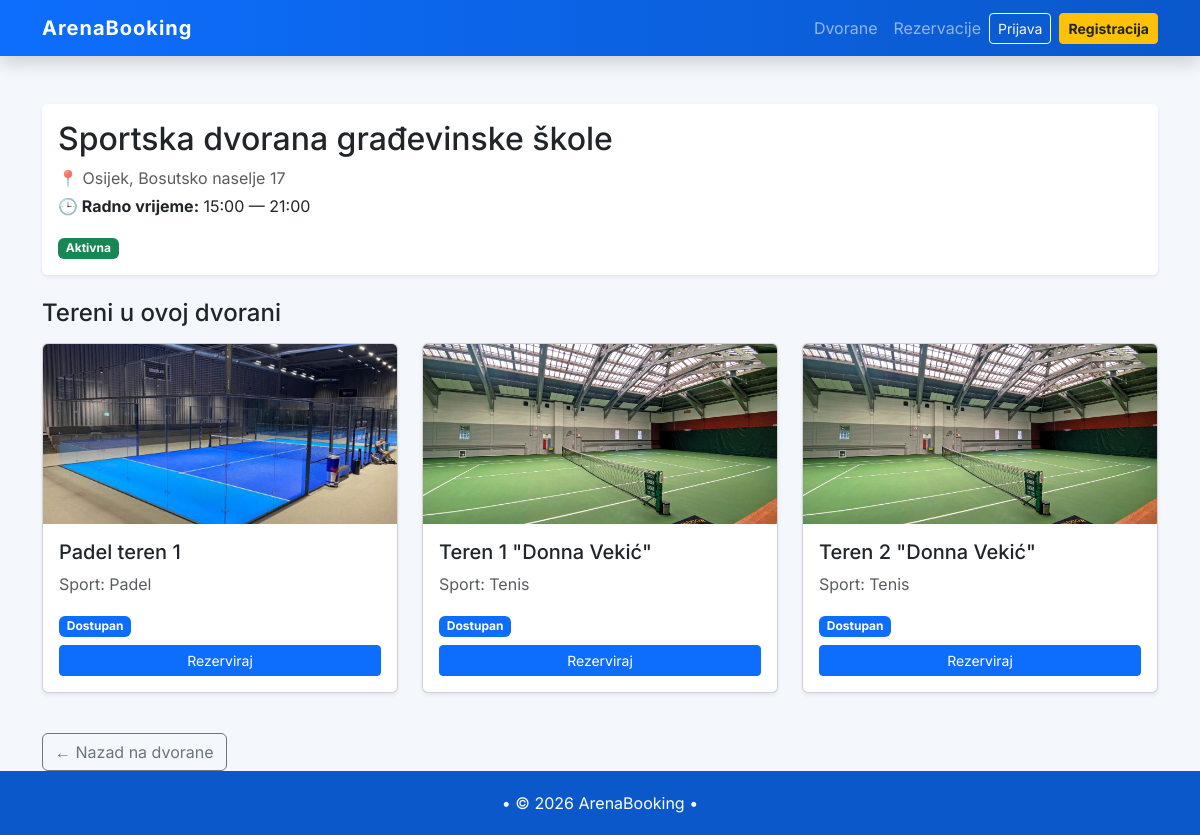
Page /facilities/2/ on the committed database.
### facilities/models.py (models this page shows, shortened)
class Facility(models.Model):
    name = models.CharField(max_length=120)
    address = models.CharField(max_length=200)
    city = models.CharField(max_length=80, blank=True)
    is_active = models.BooleanField(default=True)
    working_from = models.TimeField(default=time(8, 0))  # Podrazumijevano 08:00
    working_till = models.TimeField(default=time(22, 0)) # Podrazumijevano 22:00
    class Meta:
        verbose_name = "Facility"
        verbose_name_plural = "Facilities"

class Court(models.Model):
    class Sport(models.TextChoices):
        FOOTBALL = "football", "Nogomet"
        BASKETBALL = "basketball", "Košarka"
        TENNIS = "tennis", "Tenis"
        PADEL = "padel", "Padel"
        OTHER = "other", "Ostalo"
    sport = models.CharField(
    max_length=20,
    choices=Sport.choices,
    blank=True,
    null=True
    )
    facility = models.ForeignKey(Facility, on_delete=models.CASCADE, related_name="courts")
    name = models.CharField(max_length=80)
    is_active = models.BooleanField(default=True)

### facilities/views.py (the view)
# urls.py: path('<int:facility_id>/',views.facilitydetail,name='facility_detail'),
def facilitydetail(request, facility_id):
    facility = get_object_or_404(Facility, id=facility_id)
    courts = facility.courts.filter(is_active=True)
    return render(request, 'facilities/facilitydetail.html', {
        'facility': facility,
        'courts':courts
        })

### facilities/templates/facilities/facilitydetail.html (shortened to what this page needs)
{% extends "base.html" %}
{% block content %}
{% load static %}
<div class="card shadow-sm mb-4 border-0">
    <div class="card-body">
        <h2 class="card-title mb-2">{{ facility.name }}</h2>
        {% if facility.city %}
           <p class="text-muted mb-1">
            📍 {% if facility.city %}{{ facility.city }}, {% endif %}{{ facility.address }}
        </p>
        {% endif %}
        <div class="mb-3">
            <span class="text-dark"><strong>🕒 Radno vrijeme:</strong>
                {{ facility.working_from|time:"H:i" }} — {{ facility.working_till|time:"H:i" }}
            </span>
        </div>
        {% if facility.is_active %}
            <span class="badge bg-success">Aktivna</span>
        {% else %}
            <span class="badge bg-danger">Neaktivna</span>
        {% endif %}
    </div>
</div>
<h4 class="mb-3">Tereni u ovoj dvorani</h4>
<div class="row">
    {% for court in facility.courts.all %}
        {% if court.is_active %}
        <div class="col-md-4 mb-4">
            <div class="card h-100 shadow-sm court-card">
                {% if court.sport|lower == "nogomet" or court.sport|lower == "football" %}
                    <img src="{% static 'facilities/images/football.jpg' %}" class="card-img-top" alt="Football" style="height: 180px; object-fit: cover;">
                {% elif court.sport|lower == "košarka" or court.sport|lower == "kosarka" or court.sport|lower == "basketball" %}
                    <img src="{% static 'facilities/images/basketball.png' %}" class="card-img-top" alt="Basketball" style="height: 180px; object-fit: cover;">
                {% elif court.sport|lower == "tenis" or court.sport|lower == "tennis" %}
                    <img src="{% static 'facilities/images/tennis.jpg' %}" class="card-img-top" alt="Tennis" style="height: 180px; object-fit: cover;">
                {% elif court.sport|lower == "padel" %}
                    <img src="{% static 'facilities/images/padel.jpg' %}" class="card-img-top" alt="Padel" style="height: 180px; object-fit: cover;">
                {% else %}
                    <img src="{% static 'facilities/images/default.png' %}" class="card-img-top" alt="Sport" style="height: 180px; object-fit: cover;">
                {% endif %}
                <div class="card-body d-flex flex-column">
                    <h5 class="card-title mb-2 flex-grow-1">{{ court.name }}</h5>
                    <div class="court-info-bottom">
                        <p class="text-muted mb-3">Sport: {{ court.get_sport_display }}</p>
                        <div class="mt-auto">
                            <span class="badge bg-primary mb-2">Dostupan</span>
                            <br>
                        <a href="{% url 'bookings:book_court' court.id %}" class="btn btn-sm btn-primary w-100">Rezerviraj</a>
                    </div>
                    </div>
                </div>
            </div>
        </div>
        {% endif %}
    {% empty %}
        <p>Nema aktivnih terena za ovu dvoranu.</p>
    {% endfor %}
</div>
<div class="mt-3">
    <a href="{% url 'facilities:facilities' %}" class="btn btn-outline-secondary">← Nazad na dvorane</a>
</div>
{% endblock %}

### ArenaBooking/templates/base.html (style rules this page uses)
body { font-family: 'Inter', sans-serif; background-color: #f4f8fc; }

### rows in the picture
Facility: name "Sportska dvorana građevinske škole", city "Osijek", address "Bosutsko naselje 17", working_from "15:00", working_till "21:00"
Court: is_active True (drawn), name "Padel teren 1", sport "Padel"
Court: is_active True (drawn), name "Teren 1 \"Donna Vekić\"", sport "Tenis"
Court: is_active True (drawn), name "Teren 2 \"Donna Vekić\"", sport "Tenis"
